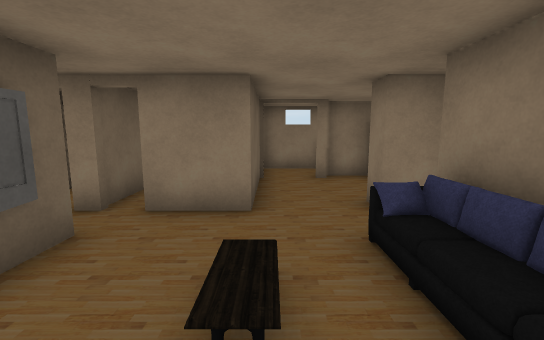
View 1 (above)

15 first-person views from a walk through a 3-D level made in the Unity game engine. The camera is 1.3 m above the floor, tilts 8° down and sees 90° across. Doors are open. The floor is counted in squares, 1 m on a side. Each view is taken from the middle of a square. On the plan, view 1 faces up. The plan holds only what a view shows up to about 13 squares ahead; the rest is blank. The player is left out. Some animated figures are not drawn. Some surface patterns are stand-ins.

View 2
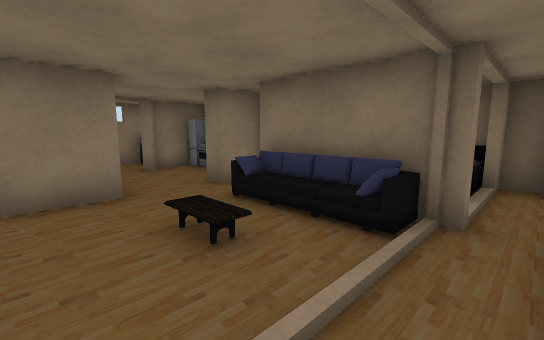

View 3
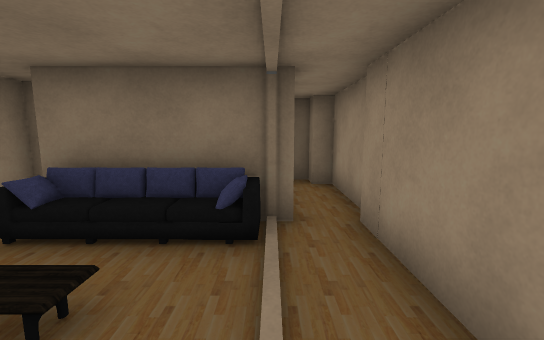

View 4
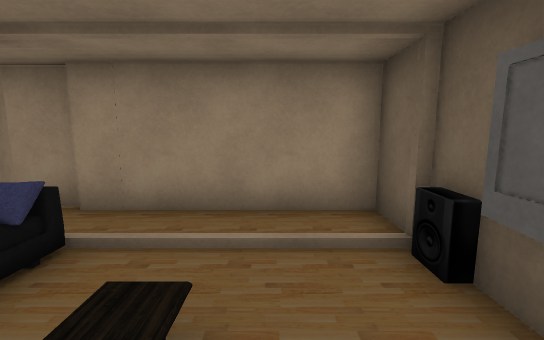

View 5
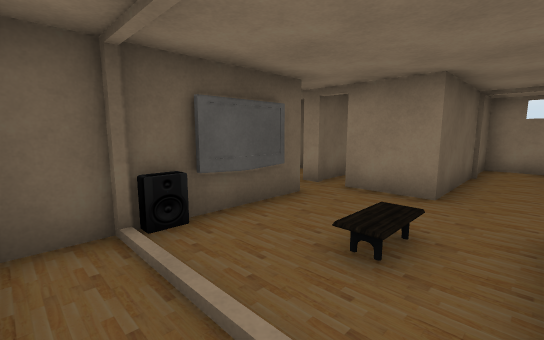

View 6
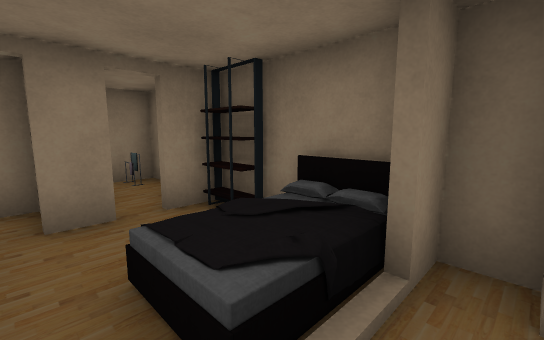

View 7
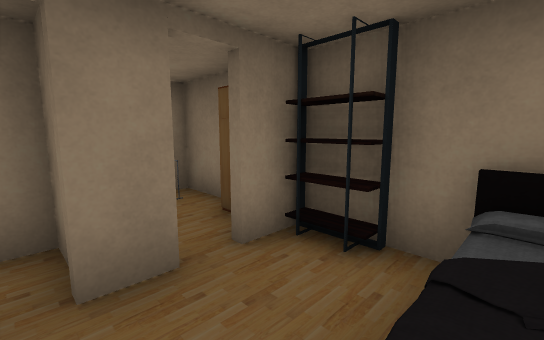

View 8
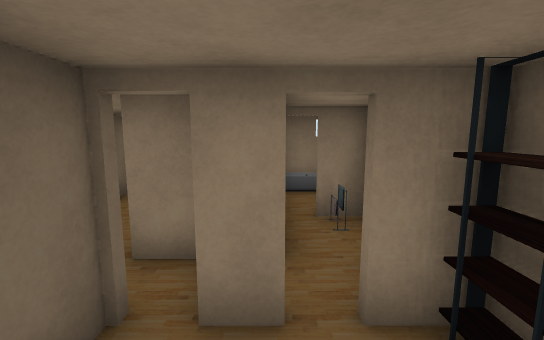

View 9
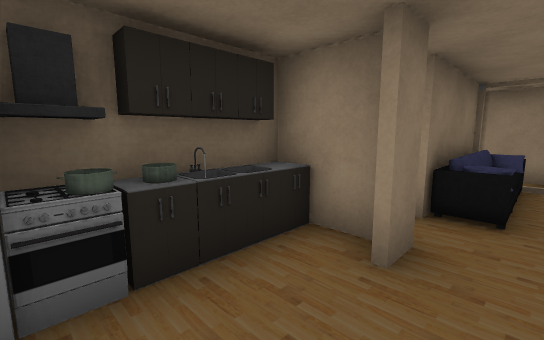

View 10
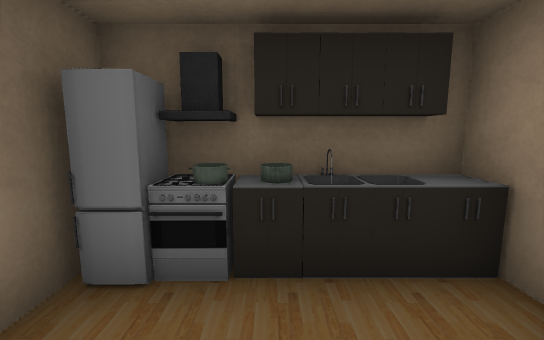

View 11
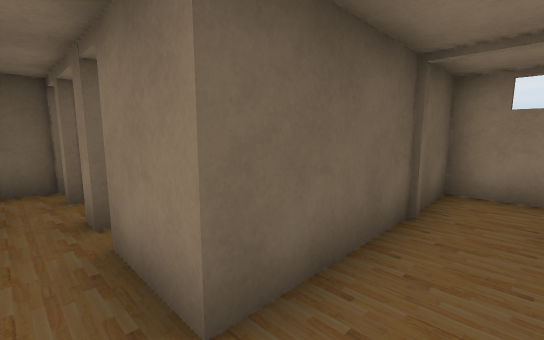

View 12
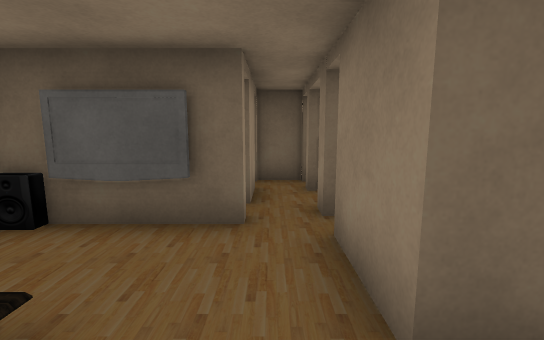

View 13
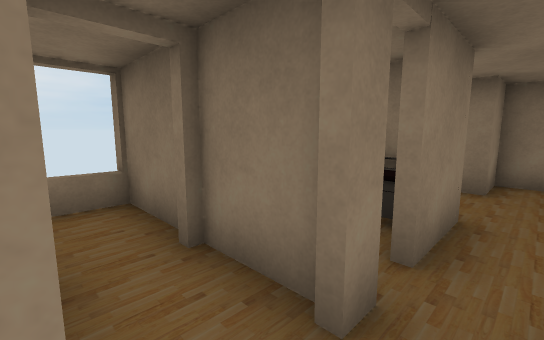

View 14
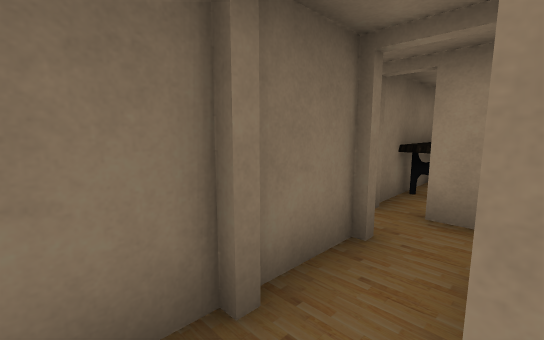

View 15
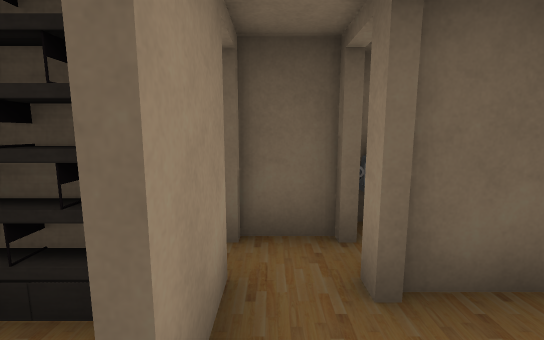

### Floor plan
Key: @ floor where view 1 was taken; # wall or solid block; . main floor; : floor 0.5 m higher than the main floor; / step, stairs or slope; = window, fence, low wall or low ledge; v drop or lower ground; S sofa; B bed; P speaker; C cabinet; O other object.
Columns run from 6 left of view 1 to 6 right of it. Each row starts with its distance up from view 1.
 11       ###
 10   ##  #.O ##
  9  v #  #.##
  8  ..#  #.##O
  7  #.#  #..=C
  6   .####..=C##
  5 ##.####.##C##
  4 #........# ##
  3 ####....#####
  2  # O..O.S...#
  1    PO...S.::B
  0    #..@.#.//#
 -1    #.......##
 -2    #########

Where each view was taken, in squares from view 1:
view 1: 0 up, 0 right, facing up
view 2: 1 down, 2 left, facing up-right
view 3: 0 up, 2 left, facing right
view 4: 3 up, 1 left, facing down
view 5: 1 down, 1 right, facing up-left
view 6: 1 down, 3 right, facing up-right
view 7: 1 up, 3 right, facing up-right
view 8: 1 up, 4 right, facing up
view 9: 8 up, 1 right, facing down-right
view 10: 7 up, 1 right, facing right
view 11: 4 up, 1 right, facing up-left
view 12: 4 up, 1 right, facing left
view 13: 4 up, 5 left, facing up-right
view 14: 8 up, 5 left, facing down-right
view 15: 4 up, 3 left, facing left
